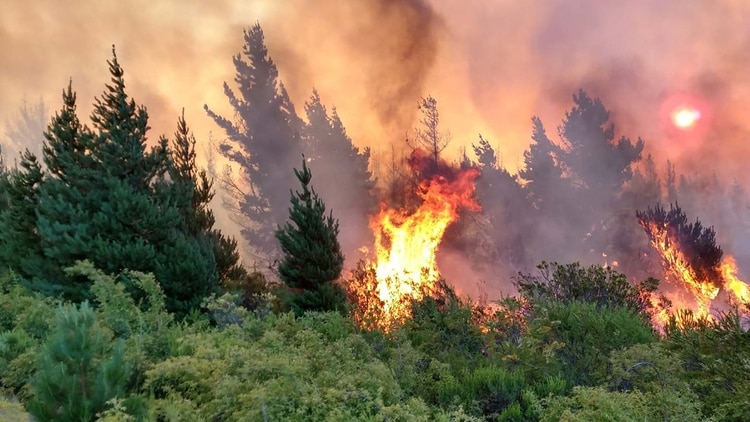
#> input picture FireForest.jpg, 750 x 422 px
$ python colorHistogrmas.py --imagen FireForest.jpg
#> lines starting #> are read from the running program, lines starting #| are printed output that depends on the picture
from matplotlib import pyplot as plt
import argparse
import cv2

ap = argparse.ArgumentParser()
ap.add_argument("-i","--imagen", required=True,
        help="Imagen pasada por Path")
args = vars(ap.parse_args())

imagen = cv2.imread(args["imagen"])
#> imagen is the input picture: shape (422, 750, 3); mean B, G, R 91.2, 114.5, 137.7
cv2.imshow("Original", imagen)

canales = cv2.split(imagen)
colores = ("b","g","r")


plt.figure()
plt.title("Histograma de Colores")
plt.xlabel("Bins")
plt.ylabel("# de Pixels")

for (canal,color) in zip(canales,colores):
    histograma = cv2.calcHist([canal], [0], None, [256], [0,256])
    plt.plot(histograma, color=color)
    plt.xlim([0,256])
#> this loop made 3 passes
#> color on passes 1 to 3: 'b', 'g', 'r'

fig = plt.figure()

ax = fig.add_subplot(131)
histograma = cv2.calcHist([canales[1], canales[0]], [0,1], None,
        [32,32], [0,256,0,256])
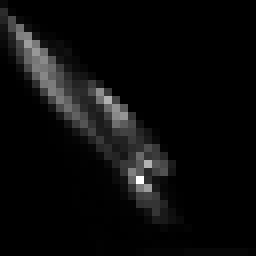
#> histograma: shape (32, 32) float32 (shown 8 times larger); min 0, max 6678, mean 309.1; drawn with min black and max white

p = ax.imshow(histograma, interpolation = "nearest")
ax.set_title("2D Hist G y B")
plt.colorbar(p)

ax = fig.add_subplot(132)
hist = cv2.calcHist([canales[1], canales[2]], [0, 1], None,
        [32, 32], [0, 256, 0, 256])
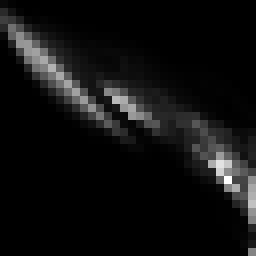
#> hist: shape (32, 32) float32 (shown 8 times larger); min 0, max 4808, mean 309.1; drawn with min black and max white
p = ax.imshow(hist, interpolation ="nearest")
ax.set_title("2D Hist G y R")
plt.colorbar(p)

ax = fig.add_subplot(133)
hist = cv2.calcHist([canales[0], canales[2]], [0, 1], None,
        [32, 32], [0, 256, 0, 256])
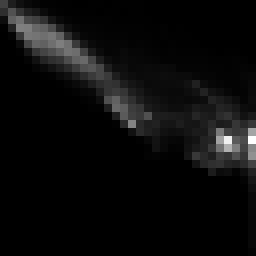
#> hist: shape (32, 32) float32 (shown 8 times larger); min 0, max 6389, mean 309.1; drawn with min black and max white
p = ax.imshow(hist, interpolation ="nearest")
ax.set_title("2D Hist B y R")
plt.colorbar(p)

#Histograma 3D
hist = cv2.calcHist([imagen], [0, 1, 2],None, [8, 8, 8], [0, 256, 0, 256, 0, 256])
print("3D histogram shape:{}, with{} values".format(hist.shape, hist.flatten().shape[0]))
#| 3D histogram shape:(8, 8, 8), with512 values


plt.show()
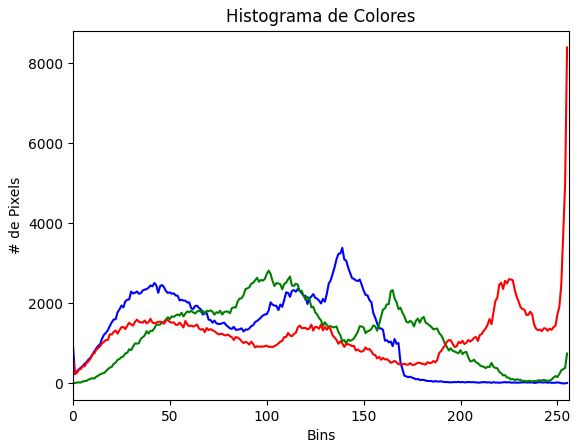
#> figure drawn by matplotlib, 1 panel; curve peaks at x = 139, y = 3388; curve peaks at x = 101, y = 2820; curve peaks at x = 255, y = 8395
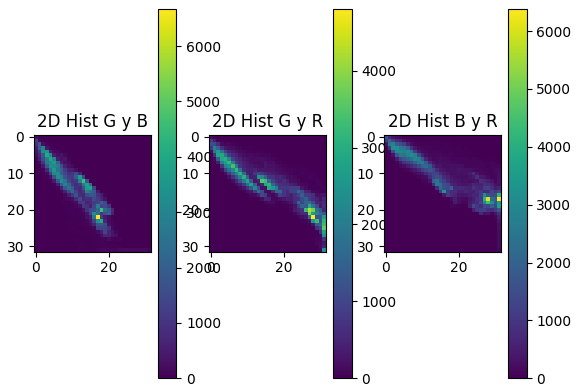
#> figure drawn by matplotlib, 6 panels

cv2.waitKey(0)
cv2.destroyAllWindows()

$ run again, on Oxido.png
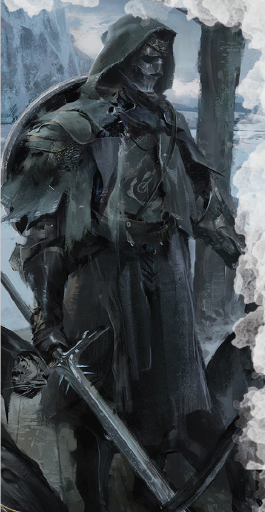
#> input picture Oxido.png, 265 x 512 px
#> imagen is the input picture: shape (512, 265, 3); mean B, G, R 81.8, 77.1, 70.3
#> the loop `for (canal,color) in zip(canales,colores):` made 3 passes
#> color on passes 1 to 3: 'b', 'g', 'r'
#> `hist = cv2.calcHist([canales[1], canales[2]], [0, 1], None, [32, 32], ..`:
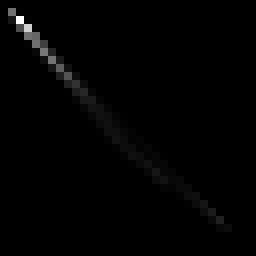
#> hist: shape (32, 32) float32 (shown 8 times larger); min 0, max 13331, mean 132.5; drawn with min black and max white
#| 3D histogram shape:(8, 8, 8), with512 values
#> `plt.show()`:
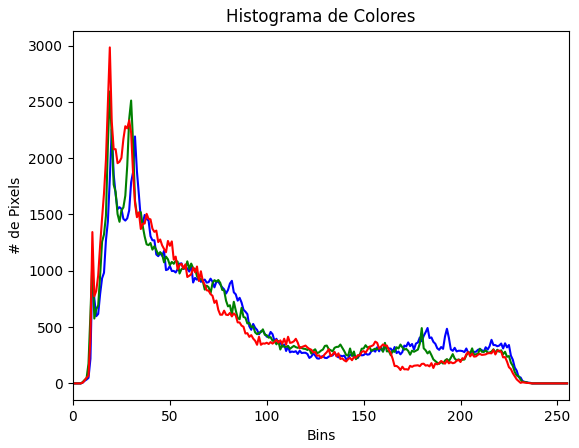
#> figure drawn by matplotlib, 1 panel; curve peaks at x = 20, y = 2257; curve peaks at x = 19, y = 2593; curve peaks at x = 19, y = 2984
